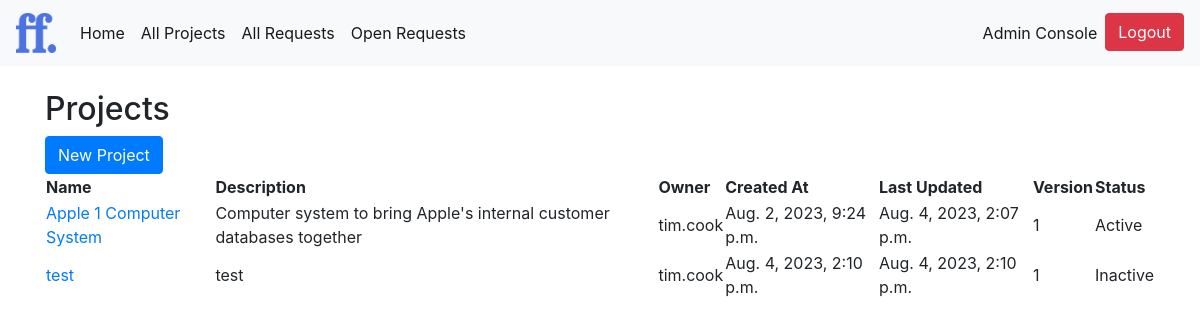
The page /project/ (signed in) on the database its author committed.
### requestLogger/models.py (models this page shows, shortened)
class Project(models.Model):
    name = models.CharField(max_length=200)
    description = models.TextField()
    owner = models.ForeignKey(User, on_delete=models.CASCADE, related_name='projects')
    created_at = models.DateTimeField(auto_now_add=True)
    last_updated = models.DateTimeField(auto_now=True)
    version = models.CharField(max_length=50)
    class Status(models.TextChoices):
        ACTIVE = 'Active', _('Active')
        INACTIVE = 'Inactive', _('Inactive')
        DEPRECATED = 'Deprecated', _('Deprecated')
    status = models.CharField(max_length=50, choices=Status.choices, default=Status.ACTIVE,)

class User(AbstractUser):
    ROLE_CHOICES = [
        ('customer', 'Customer'),
        ('staff', 'Staff'),
    ]
    role = models.CharField(max_length=8, choices=ROLE_CHOICES)
    company = models.ForeignKey(Company, on_delete=models.CASCADE, related_name='users', null=True, blank=True)
    phone_number = models.CharField(max_length=50, null=True, blank=True)
    employee_id = models.CharField(max_length=20, null=True, blank=True)

### requestLogger/views.py (the view)
# urls.py: path('project/', ProjectListView.as_view(), name='project_list'),
class ProjectListView(LoginRequiredMixin, ListView):
    model = Project
    template_name = 'requestLogger/project_list.html'
    login_url = '/login/'  # URL to redirect to if the user is not logged in
    def get_queryset(self):
        user = self.request.user
        if user.role == 'staff':
            return Project.objects.all()
        return Project.objects.filter(owner__company=user.company)

### requestLogger/templates/requestLogger/project_list.html
{% extends 'base_generic.html' %}
{% block content %}
  <h2>Projects</h2>
  <a href="{% url 'project_create' %}" class="btn btn-primary">New Project</a>
  <table>
    <thead>
      <tr>
        <th>Name</th>
        <th>Description</th>
        <th>Owner</th>
        <th>Created At</th>
        <th>Last Updated</th>
        <th>Version</th>
        <th>Status</th>
      </tr>
    </thead>
    <tbody>
      {% for project in object_list %}
        <tr>
          <td><a href="{% url 'project_detail' project.id %}">{{ project.name }}</a></td>
          <td>{{ project.description }}</td>
          <td>{{ project.owner }}</td>
          <td>{{ project.created_at }}</td>
          <td>{{ project.last_updated }}</td>
          <td>{{ project.version }}</td>
          <td>{{ project.status }}</td>
        </tr>
      {% empty %}
        <tr>
          <td colspan="7">No projects available.</td>
        </tr>
      {% endfor %}
    </tbody>
  </table>
{% endblock %}

### rows shown on the page
Project: name "Apple 1 Computer System", description "Computer system to bring Apple's internal customer databases together", owner "tim.cook", created_at "Aug. 2, 2023, 9:24 p.m.", last_updated "Aug. 4, 2023, 2:07 p.m.", version "1", status "Active"
Project: name "test", description "test", owner "tim.cook", created_at "Aug. 4, 2023, 2:10 p.m.", last_updated "Aug. 4, 2023, 2:10 p.m.", version "1", status "Inactive"
